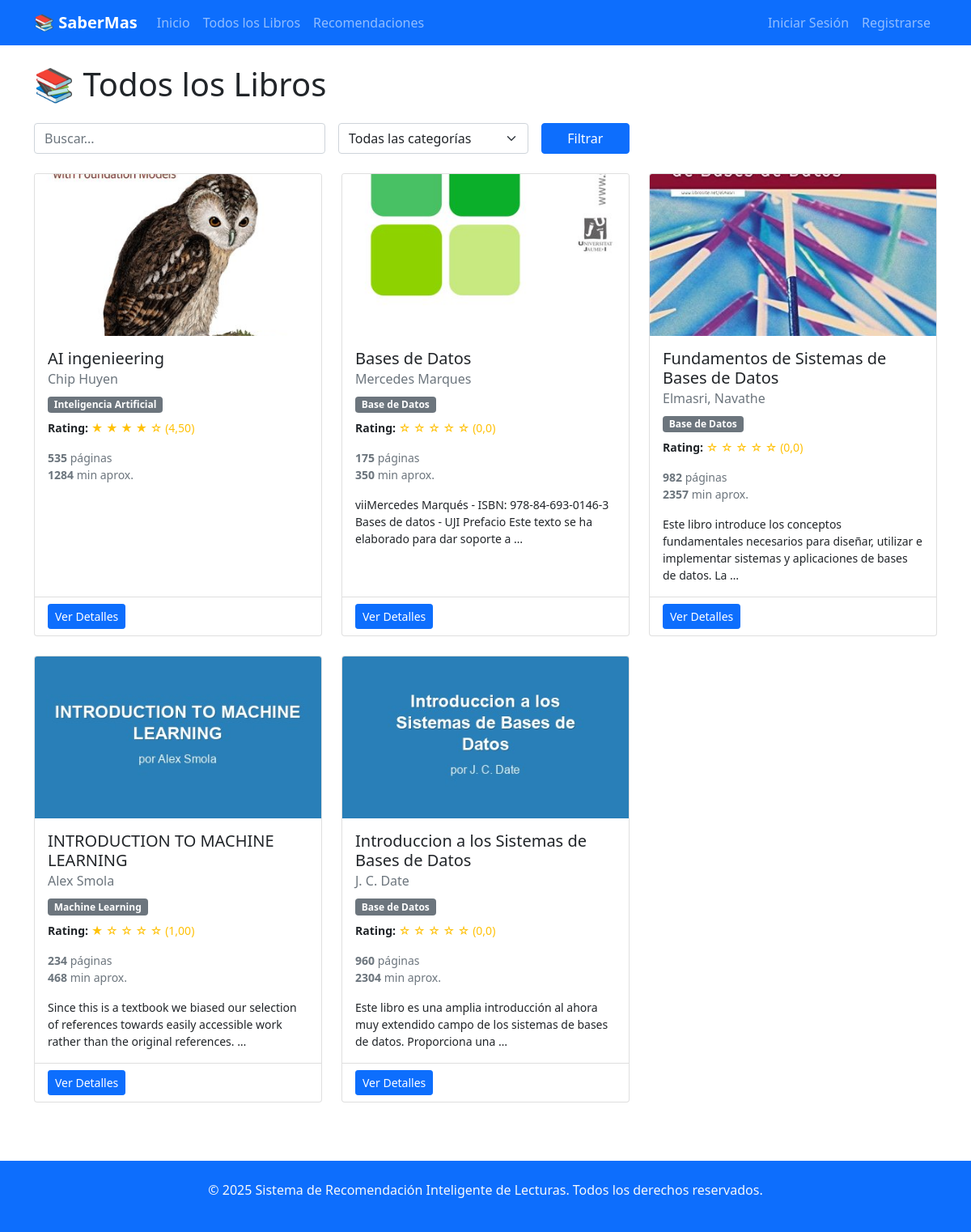
The app's page /libros/ with its own data.
### sril/models.py (models this page shows, shortened)
class Libro(models.Model):
    titulo = models.CharField(max_length=255, verbose_name="Título")
    autor = models.CharField(max_length=255, verbose_name="Autor")
    isbn = models.CharField(
        max_length=20,
        unique=True,
        blank=True,
        null=True,
        verbose_name="ISBN"
    )
    sinopsis = models.TextField(blank=True, null=True, verbose_name="Sinopsis")
    numero_paginas = models.PositiveIntegerField(
        default=0,
        verbose_name="Número de páginas"
    )
    tiempo_lectura_promedio = models.PositiveIntegerField(
        default=0,
        help_text="Tiempo promedio de lectura en minutos",
        verbose_name="Tiempo de lectura"
    )
    fecha_publicacion = models.DateField(
        blank=True,
        null=True,
        verbose_name="Fecha de publicación"
    )
    editorial = models.CharField(
        max_length=100,
        blank=True,
        null=True,
        verbose_name="Editorial"
    )
    archivo_pdf = models.FileField(
        upload_to='libros/pdfs/',
        blank=True,
        null=True,
        validators=[FileExtensionValidator(allowed_extensions=['pdf'])],
        help_text="Subir archivo PDF del libro",
        verbose_name="Archivo PDF"
    )
    portada = models.ImageField(
        upload_to='libros/portadas/',
        blank=True,
        null=True,
        help_text="Portada generada automáticamente desde el PDF",
        verbose_name="Portada"
    )
    disponible_descarga = models.BooleanField(
        default=False,
        help_text="¿Está disponible para descarga?",
        verbose_name="Disponible para descarga"
    )
    categorias = models.ManyToManyField(
        'Categoria',
        through='LibroCategoria',
        verbose_name="Categorías"
    )
    activo = models.BooleanField(default=True, verbose_name="Activo")
    fecha_creacion = models.DateTimeField(auto_now_add=True, verbose_name="Fecha de creación")
    fecha_actualizacion = models.DateTimeField(auto_now=True, verbose_name="Fecha de actualización")
    class Meta:
        verbose_name = 'Libro'
        verbose_name_plural = 'Libros'
        ordering = ['titulo']
        indexes = [
            models.Index(fields=['titulo']),
            models.Index(fields=['autor']),
            models.Index(fields=['fecha_publicacion']),
        ]
    @property
    def rating_promedio(self):
        from django.db.models import Avg
        try:
            resultado = self.puntuaciones.aggregate(promedio=Avg('puntuacion'))
            promedio = resultado['promedio']
            return round(promedio, 2) if promedio else 0.0
        except:
            return 0.0
    class Meta:
        verbose_name = 'Libro'
        verbose_name_plural = 'Libros'
        ordering = ['titulo']
        indexes = [
            models.Index(fields=['titulo']),
            models.Index(fields=['autor']),
            models.Index(fields=['fecha_publicacion']),
        ]

class Categoria(models.Model):
    nombre = models.CharField(max_length=100, unique=True)
    descripcion = models.TextField(blank=True, null=True)
    class Meta:
        verbose_name = 'Categoría'
        verbose_name_plural = 'Categorías'

### sril/views.py (the view)
# urls.py: path('libros/', views.lista_libros, name='lista_libros'),
def lista_libros(request):
    libros = Libro.objects.filter(activo=True)
    categoria_id = request.GET.get('categoria')
    if categoria_id:
        libros = libros.filter(categorias__id=categoria_id)
    query = request.GET.get('q')
    if query:
        libros = libros.filter(
            Q(titulo__icontains=query) |
            Q(autor__icontains=query) |
            Q(isbn__icontains=query)
        )
    categorias = Categoria.objects.all()
    context = {
        'libros': libros,
        'categorias': categorias,
    }
    return render(request, 'sril/libros/lista_libros.html', context)

### sril/templates/sril/libros/lista_libros.html (shortened to what this page needs)
{% extends 'sril/base.html' %}
{% block content %}
<div class="row">
    <div class="col-12">
        <h1 class="mb-4">📚 Todos los Libros</h1>
        <div class="row mb-4">
            <div class="col-md-8">
                <form method="get" class="row g-3">
                    <div class="col-md-6">
                        <input type="text" name="q" class="form-control" placeholder="Buscar..." value="{{ request.GET.q }}">
                    </div>
                    <div class="col-md-4">
                        <select name="categoria" class="form-select">
                            <option value="">Todas las categorías</option>
                        </select>
                    </div>
                    <div class="col-md-2">
                        <button type="submit" class="btn btn-primary w-100">Filtrar</button>
                    </div>
                </form>
            </div>
        </div>
        <div class="row">
            {% for libro in libros %}
            <div class="col-lg-4 col-md-6 mb-4">
                <div class="card book-card h-100">
                    {% if libro.portada %}
                        <img src="{{ libro.portada.url }}" class="card-img-top" alt="{{ libro.titulo }}"
                             style="height: 200px; object-fit: cover;">
                    {% else %}
                        <div class="card-img-top bg-light d-flex align-items-center justify-content-center"
                             style="height: 200px;">
                            <span class="text-muted">📚</span>
                        </div>
                    {% endif %}
                    <div class="card-body">
                        <h5 class="card-title">{{ libro.titulo }}</h5>
                        <h6 class="card-subtitle mb-2 text-muted">{{ libro.autor }}</h6>
                        <div class="mb-2">
                            {% for cat in libro.categorias.all %}
                                <span class="badge bg-secondary me-1">{{ cat.nombre }}</span>
                            {% endfor %}
                        </div>
                        <p class="card-text small">
                            <strong>Rating:</strong>
                            <span class="rating-stars">
                                {% with rating=libro.rating_promedio %}
                                    {% for i in "12345" %}
                                        {% if forloop.counter <= rating %}
                                            ★
                                        {% else %}
                                            ☆
                                        {% endif %}
                                    {% endfor %}
                                {% endwith %}
                                ({{ libro.rating_promedio }})
                            </span>
                        </p>
                        <p class="card-text small text-muted">
                            <strong>{{ libro.numero_paginas }}</strong> páginas<br>
                            <strong>{{ libro.tiempo_lectura_promedio }}</strong> min aprox.
                        </p>
                        {% if libro.sinopsis %}
                        <p class="card-text small">{{ libro.sinopsis|truncatewords:20 }}</p>
                        {% endif %}
                    </div>
                    <div class="card-footer bg-transparent">
                        <a href="{% url 'sril:detalle_libro' libro.id %}" class="btn btn-sm btn-primary">Ver Detalles</a>
                    </div>
                </div>
            </div>
            {% endfor %}
        </div>
    </div>
</div>
{% endblock %}

### sril/templates/sril/base.html (style rules this page uses)
.book-card { transition: transform 0.2s; height: 100%; }
.rating-stars { color: #ffc107; }

### records on screen
Libro: portada (picture), titulo "AI ingenieering", autor "Chip Huyen", rating_promedio "4,50", numero_paginas "535", tiempo_lectura_promedio "1284"
Categoria: nombre "Inteligencia Artificial"
Libro: portada (picture), titulo "Bases de Datos", autor "Mercedes Marques", rating_promedio "0,0", numero_paginas "175", tiempo_lectura_promedio "350", sinopsis "viiMercedes Marqués - ISBN: 978-84-693-0146-3 Bases de datos - UJI Prefacio Este texto se ha elaborado para dar soporte a …"
Categoria: nombre "Base de Datos"
Libro: portada (placeholder picture), titulo "Fundamentos de Sistemas de Bases de Datos", autor "Elmasri, Navathe", rating_promedio "0,0", numero_paginas "982", tiempo_lectura_promedio "2357", sinopsis "Este libro introduce los conceptos fundamentales necesarios para diseñar, utilizar e implementar sistemas y aplicaciones de bases de datos. La …"
Libro: portada (placeholder picture), titulo "INTRODUCTION TO MACHINE LEARNING", autor "Alex Smola", rating_promedio "1,00", numero_paginas "234", tiempo_lectura_promedio "468", sinopsis "Since this is a textbook we biased our selection of references towards easily accessible work rather than the original references. …"
Categoria: nombre "Machine Learning"
Libro: portada (placeholder picture), titulo "Introduccion a los Sistemas de Bases de Datos", autor "J. C. Date", rating_promedio "0,0", numero_paginas "960", tiempo_lectura_promedio "2304", sinopsis "Este libro es una amplia introducción al ahora muy extendido campo de los sistemas de bases de datos. Proporciona una …"
